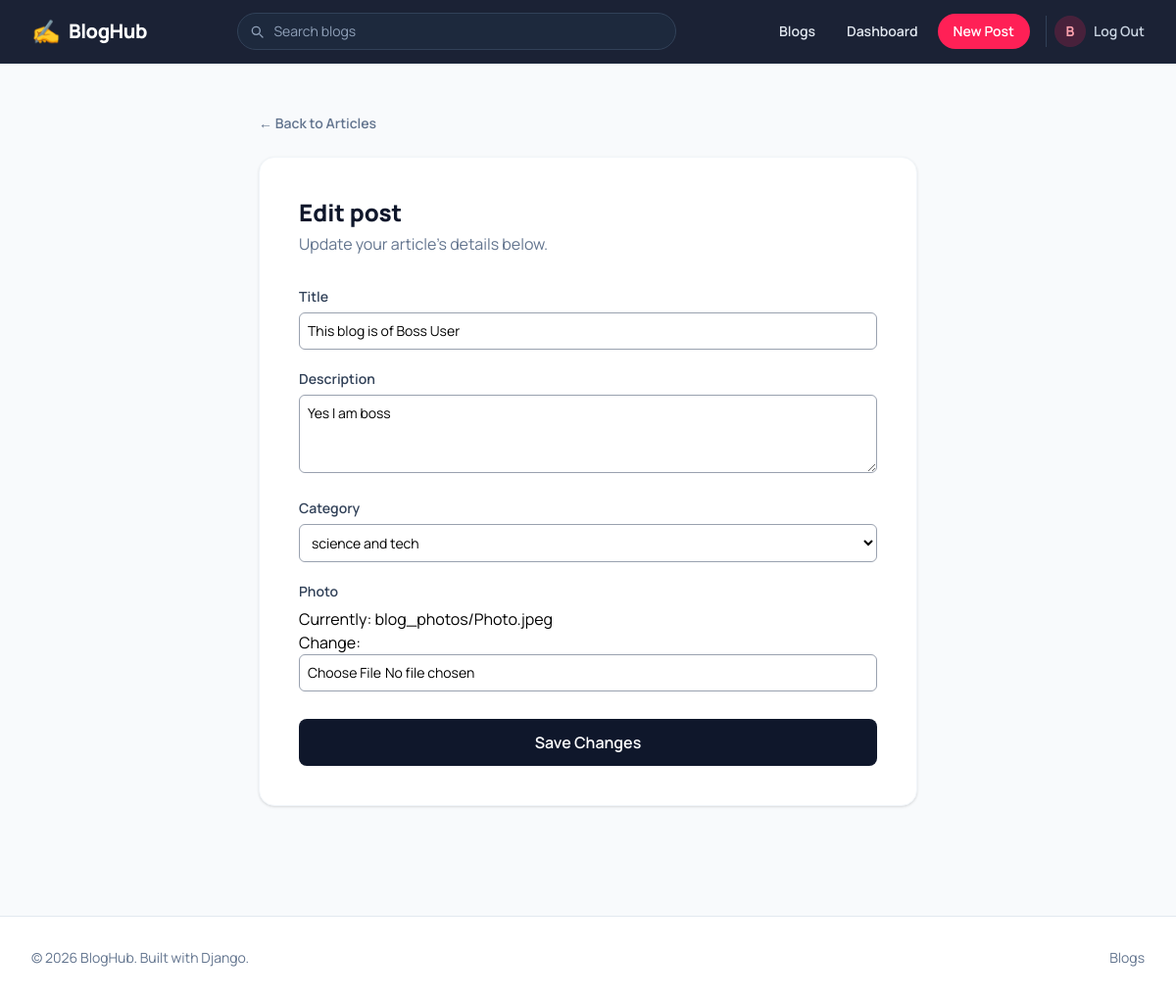
Page /blogs/update/6/ (signed in) on the committed database.
### accounts/models.py (models this page shows, shortened)
class User(AbstractBaseUser, PermissionsMixin):
    roles = (
        ('admin','admin'),
        ('non-admin','non-admin')
    )
    id = models.UUIDField(primary_key=True, default=uuid.uuid4, unique=True, editable=False)
    email = models.EmailField(unique=True)
    full_name = models.CharField(max_length=50)
    phone_number = models.CharField()
    role = models.CharField(choices=roles, default='non-admin', max_length=15)
    created_at = models.DateTimeField(auto_now_add=True)
    updated_at = models.DateTimeField(auto_now=True)
    is_active = models.BooleanField(default=True)
    is_staff = models.BooleanField(default=False)
    is_superuser = models.BooleanField(default=False)
    objects = UserManager()
    USERNAME_FIELD = 'email'
    REQUIRED_FIELDS = []

### blogs/models.py (models this page shows, shortened)
class BlogPostsModel(models.Model):
    categories = (
            ('science and tech','science and tech'),
            ('politics', 'politics'),
            ('sports', 'sports'),
            ('infrasture', 'infrasture'),
            ('finance', 'finance')
        )
    title = models.CharField(max_length=100)
    description = models.TextField()
    category = models.CharField(choices=categories, max_length=40)
    author = models.ForeignKey(User, on_delete=models.CASCADE)
    photo = models.ImageField(upload_to='blog_photos/')
    created_at = models.DateTimeField(auto_now_add=True)
    updated_at = models.DateTimeField(auto_now=True)

### blogs/views.py (the view)
# urls.py: path('update/<int:id>/',views.updateBlogView,name='update-blog'),
@login_required
def updateBlogView(request, id):
    post = get_object_or_404(BlogPostsModel,id=id)
    if post.author != request.user:
        raise PermissionDenied('You are not allowed to edit this post.')
    if request.method == 'POST':
        form = CreateBlogForm(request.POST,request.FILES,instance=post)
        if form.is_valid():
            form.save()
            messages.success(request,'Blog has been updated successfully.')
            return redirect('detail-blog', pk=post.id)
    else:
        form = CreateBlogForm(instance=post)
    return render(request,'blogs/updateBlog.html',{'form': form})

### blogs/forms.py
class CreateBlogForm(forms.ModelForm):
    class Meta:
        model = BlogPostsModel
        fields = ['title', 'description', 'category', 'photo']
        widgets = {
            'title': forms.TextInput(attrs={
                'class': 'text-sm border border-gray-400 w-full p-2 rounded-md'
            }),
            'description': forms.Textarea(attrs={
                'class': 'text-sm border border-gray-400 w-full p-2 rounded-md h-20'
            }),
            'category': forms.Select(attrs={
                'class': 'text-sm border border-gray-400 w-full p-2 rounded-md'
            }),
            'photo': forms.ClearableFileInput(attrs={
                'class': 'text-sm border border-gray-400 w-full p-2 rounded-md'
            }),
        }

### templates/blogs/updateBlog.html (shortened to what this page needs)
{% extends 'base.html' %}
{% block content %}
<main class="flex-1 bg-slate-50 py-12 px-4 sm:px-6">
    <div class="max-w-2xl mx-auto">
        <a href="{% url 'list-blogs' %}" class="inline-flex items-center gap-1 text-sm font-semibold text-slate-500 hover:text-rose-600 transition mb-6">
            ← Back to Articles
        </a>
        <div class="bg-white rounded-2xl shadow-sm border border-slate-100 p-8 sm:p-10">
            <h1 class="text-2xl font-extrabold text-slate-900 mb-1">Edit post</h1>
            <p class="text-slate-500 mb-8">Update your article's details below.</p>
            <form action="" method="post" enctype="multipart/form-data" class="space-y-5">
                {% for field in form %}
                <div>
                    <label for="{{ field.id_for_label }}" class="block text-sm font-semibold text-slate-700 mb-1.5">
                        {{ field.label }}
                    </label>
                    {{ field }}
                </div>
                {% endfor %}
                <button type="submit"
                    class="w-full bg-slate-900 hover:bg-slate-800 text-white font-semibold py-3 rounded-lg transition mt-2">
                    Save Changes
                </button>
            </form>
        </div>
    </div>
</main>
{% endblock content %}

### templates/base.html (shortened to what this page needs)
{% load static %}
<!DOCTYPE html>
<html lang="en">
<head>
    <link rel="stylesheet" href="{% static 'css/output.css' %}">
</head>
<body class="min-h-screen flex flex-col bg-slate-50 font-[Manrope]">
    <nav class="sticky top-0 z-50 bg-slate-900/95 backdrop-blur border-b border-slate-800">
        <div class="max-w-7xl mx-auto px-4 sm:px-6 lg:px-8">
            <div class="flex justify-between items-center h-16 gap-4">
                <a href="{% url 'list-blogs' %}" class="flex items-center gap-2 shrink-0">
                    <span class="text-2xl">✍️</span>
                    <span class="font-extrabold text-xl text-white tracking-tight">BlogHub</span>
                </a>
                <form action="{% url 'search-blogs' %}" method="get" class="hidden md:flex flex-1 max-w-md">
                    <div class="relative w-full">
                        <svg class="absolute left-3 top-1/2 -translate-y-1/2 w-4 h-4 text-slate-400" fill="none" stroke="currentColor" viewBox="0 0 24 24"><path stroke-linecap="round" stroke-linejoin="round" stroke-width="2" d="M21 21l-4.35-4.35M17 11a6 6 0 11-12 0 6 6 0 0112 0z"/></svg>
                        <input type="text" placeholder="Search blogs" name="search_blogs"
                            class="w-full pl-9 pr-3 py-2 rounded-full bg-slate-800 text-slate-100 placeholder-slate-400 text-sm border border-slate-700 focus:outline-none focus:ring-2 focus:ring-rose-500 focus:border-transparent">
                    </div>
                </form>
                <div class="flex items-center gap-1 sm:gap-2 shrink-0">
                    <a href="{% url 'list-blogs' %}" class="hidden sm:inline-block text-sm font-semibold text-slate-200 hover:text-white px-3 py-2 rounded-lg hover:bg-slate-800 transition">Blogs</a>
                    {% if user.is_authenticated %}
                        <a href="{% url 'dashboard' %}" class="hidden sm:inline-block text-sm font-semibold text-slate-200 hover:text-white px-3 py-2 rounded-lg hover:bg-slate-800 transition">Dashboard</a>
                        <a href="{% url 'create-blog' %}" class="text-sm font-semibold bg-rose-500 hover:bg-rose-400 text-white px-4 py-2 rounded-full transition">New Post</a>
                        <div class="hidden md:flex items-center gap-2 pl-2 ml-2 border-l border-slate-700">
                            <span class="w-8 h-8 rounded-full bg-rose-500/20 text-rose-300 flex items-center justify-center text-sm font-bold">
                                {{ request.user.full_name|default:request.user.email|first|upper }}
                            </span>
                            <a href="{% url 'logout' %}" class="text-sm font-semibold text-slate-300 hover:text-white transition">Log Out</a>
                        </div>
                    {% elif request.path != '/accounts/login/' %}
                        <a href="{% url 'login' %}" class="text-sm font-semibold bg-rose-500 hover:bg-rose-400 text-white px-4 py-2 rounded-full transition">Login</a>
                    {% endif %}
                </div>
            </div>
        </div>
    </nav>
    <div class="flex-1 flex flex-col">
        {% block content %}
        {% endblock content %}
    </div>
    <footer class="border-t border-slate-200 bg-white mt-16">
        <div class="max-w-7xl mx-auto px-4 sm:px-6 lg:px-8 py-8 flex flex-col sm:flex-row justify-between items-center gap-3">
            <p class="text-sm text-slate-500">© {% now "Y" %} BlogHub. Built with Django.</p>
            <div class="flex items-center gap-4 text-sm text-slate-500">
                <a href="{% url 'list-blogs' %}" class="hover:text-slate-800 transition">Blogs</a>
            </div>
        </div>
    </footer>
</body>
</html>

### rows in the picture
User: user.full_name|first "B"
BlogPostsModel: form "This blog is of Boss User" "Yes I am boss" "science and tech"

### other values in the picture
{{ field.label }} "Title" "Description" "Category" "Photo"
